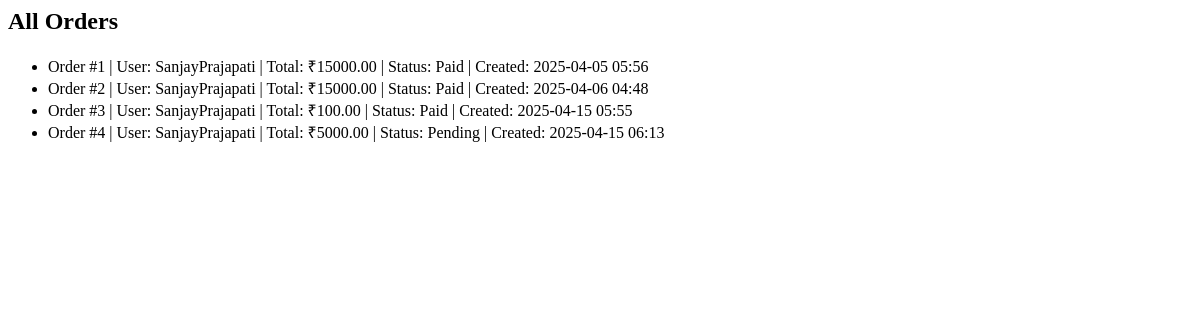
The page /dashboard/orders/ on the database as committed earlier.
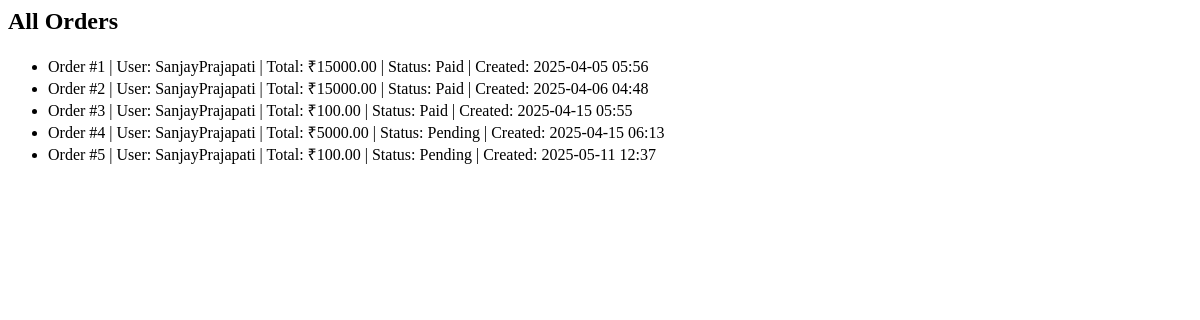
The same page on the database as committed later.
### store/models.py (models this page shows)
class Order(models.Model):
    user = models.ForeignKey(User, on_delete=models.CASCADE)
    created_at = models.DateTimeField(auto_now_add=True)
    total_price = models.DecimalField(max_digits=10, decimal_places=2)
    is_paid = models.BooleanField(default=False)
    razorpay_order_id = models.CharField(max_length=100, blank=True, null=True)

### dashboard/views.py (the view)
# urls.py: path('orders/', views.order_list, name='order_list'),
def order_list(request):
    orders = Order.objects.all()
    return render(request, 'dashboard/order_list.html', {'orders': orders})

### dashboard/templates/dashboard/order_list.html
<h2>All Orders</h2>
<ul>
    {% for order in orders %}
        <li>
            Order #{{ order.id }} |
            User: {{ order.user.username }} |
            Total: ₹{{ order.total_price }} |
            Status: {% if order.is_paid %}Paid{% else %}Pending{% endif %} |
            Created: {{ order.created_at|date:"Y-m-d H:i" }}
        </li>
    {% empty %}
        <li>No orders found.</li>
    {% endfor %}
</ul>

Rows that differ between the two databases and show on the page:
added Order: id "5", user.username "SanjayPrajapati", total_price "100.00", is_paid "Pending", created_at "2025-05-11 12:37"
